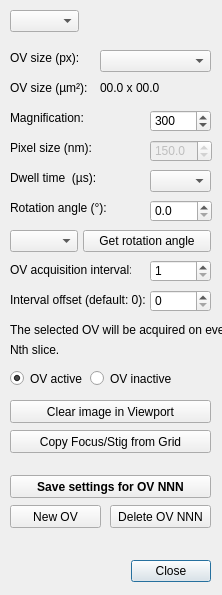
<?xml version="1.0" encoding="UTF-8"?>
<ui version="4.0">
 <class>overviewSettings</class>
 <widget class="QDialog" name="overviewSettings">
  <property name="windowModality">
   <enum>Qt::ApplicationModal</enum>
  </property>
  <property name="geometry">
   <rect>
    <x>0</x>
    <y>0</y>
    <width>222</width>
    <height>595</height>
   </rect>
  </property>
  <property name="windowTitle">
   <string>Overview Setup</string>
  </property>
  <widget class="QDialogButtonBox" name="buttonBox">
   <property name="geometry">
    <rect>
     <x>30</x>
     <y>555</y>
     <width>181</width>
     <height>32</height>
    </rect>
   </property>
   <property name="orientation">
    <enum>Qt::Horizontal</enum>
   </property>
   <property name="standardButtons">
    <set>QDialogButtonBox::Close</set>
   </property>
  </widget>
  <widget class="QLabel" name="label_7">
   <property name="geometry">
    <rect>
     <x>10</x>
     <y>110</y>
     <width>111</width>
     <height>16</height>
    </rect>
   </property>
   <property name="text">
    <string>Magnification:</string>
   </property>
  </widget>
  <widget class="QLabel" name="label_9">
   <property name="geometry">
    <rect>
     <x>10</x>
     <y>170</y>
     <width>111</width>
     <height>16</height>
    </rect>
   </property>
   <property name="text">
    <string>Dwell time  (µs):</string>
   </property>
  </widget>
  <widget class="QComboBox" name="comboBox_dwellTime">
   <property name="geometry">
    <rect>
     <x>150</x>
     <y>170</y>
     <width>61</width>
     <height>22</height>
    </rect>
   </property>
   <property name="layoutDirection">
    <enum>Qt::LeftToRight</enum>
   </property>
  </widget>
  <widget class="QLabel" name="label_rotation">
   <property name="geometry">
    <rect>
     <x>10</x>
     <y>200</y>
     <width>135</width>
     <height>16</height>
    </rect>
   </property>
   <property name="text">
    <string>Rotation angle (°):</string>
   </property>
  </widget>
  <widget class="QDoubleSpinBox" name="doubleSpinBox_rotation">
   <property name="geometry">
    <rect>
     <x>150</x>
     <y>200</y>
     <width>62</width>
     <height>22</height>
    </rect>
   </property>
   <property name="decimals">
    <number>1</number>
   </property>
   <property name="minimum">
    <double>0.000000000000000</double>
   </property>
   <property name="maximum">
    <double>360.000000000000000</double>
   </property>
   <property name="singleStep">
    <double>1.000000000000000</double>
   </property>
   <property name="value">
    <double>0.000000000000000</double>
   </property>
  </widget>
  <widget class="QComboBox" name="comboBox_inheritGrid">
   <property name="geometry">
    <rect>
     <x>10</x>
     <y>230</y>
     <width>68</width>
     <height>22</height>
    </rect>
   </property>
   <property name="toolTip">
    <string>Select grid to inherit rotation from</string>
   </property>
  </widget>
  <widget class="QPushButton" name="pushButton_inheritRotation">
   <property name="geometry">
    <rect>
     <x>83</x>
     <y>230</y>
     <width>128</width>
     <height>22</height>
    </rect>
   </property>
   <property name="toolTip">
    <string>Copy rotation angle from selected grid</string>
   </property>
   <property name="text">
    <string>Get rotation angle</string>
   </property>
  </widget>
  <widget class="QComboBox" name="comboBox_OVSelector">
   <property name="geometry">
    <rect>
     <x>10</x>
     <y>10</y>
     <width>69</width>
     <height>22</height>
    </rect>
   </property>
  </widget>
  <widget class="QComboBox" name="comboBox_frameSize">
   <property name="geometry">
    <rect>
     <x>100</x>
     <y>50</y>
     <width>111</width>
     <height>22</height>
    </rect>
   </property>
   <property name="layoutDirection">
    <enum>Qt::LeftToRight</enum>
   </property>
  </widget>
  <widget class="QLabel" name="label_10">
   <property name="geometry">
    <rect>
     <x>10</x>
     <y>50</y>
     <width>81</width>
     <height>16</height>
    </rect>
   </property>
   <property name="text">
    <string>OV size (px):</string>
   </property>
  </widget>
  <widget class="QSpinBox" name="spinBox_magnification">
   <property name="geometry">
    <rect>
     <x>150</x>
     <y>110</y>
     <width>61</width>
     <height>22</height>
    </rect>
   </property>
   <property name="minimum">
    <number>30</number>
   </property>
   <property name="maximum">
    <number>3000</number>
   </property>
   <property name="singleStep">
    <number>10</number>
   </property>
   <property name="value">
    <number>300</number>
   </property>
  </widget>
  <widget class="QLabel" name="label_frameSize">
   <property name="geometry">
    <rect>
     <x>100</x>
     <y>80</y>
     <width>71</width>
     <height>16</height>
    </rect>
   </property>
   <property name="text">
    <string>00.0 x 00.0</string>
   </property>
  </widget>
  <widget class="QLabel" name="label_4">
   <property name="geometry">
    <rect>
     <x>10</x>
     <y>80</y>
     <width>81</width>
     <height>16</height>
    </rect>
   </property>
   <property name="text">
    <string>OV size (µm²): </string>
   </property>
  </widget>
  <widget class="QLabel" name="label_oi">
   <property name="geometry">
    <rect>
     <x>10</x>
     <y>260</y>
     <width>121</width>
     <height>20</height>
    </rect>
   </property>
   <property name="text">
    <string>OV acquisition interval:</string>
   </property>
  </widget>
  <widget class="QSpinBox" name="spinBox_acqInterval">
   <property name="geometry">
    <rect>
     <x>150</x>
     <y>260</y>
     <width>61</width>
     <height>22</height>
    </rect>
   </property>
   <property name="minimum">
    <number>1</number>
   </property>
   <property name="maximum">
    <number>1000</number>
   </property>
  </widget>
  <widget class="Line" name="line">
   <property name="geometry">
    <rect>
     <x>10</x>
     <y>430</y>
     <width>201</width>
     <height>16</height>
    </rect>
   </property>
   <property name="orientation">
    <enum>Qt::Horizontal</enum>
   </property>
  </widget>
  <widget class="QLabel" name="label_expl1">
   <property name="geometry">
    <rect>
     <x>10</x>
     <y>320</y>
     <width>221</width>
     <height>20</height>
    </rect>
   </property>
   <property name="text">
    <string>The selected OV will be acquired on every</string>
   </property>
  </widget>
  <widget class="QLabel" name="label_expl2">
   <property name="geometry">
    <rect>
     <x>10</x>
     <y>340</y>
     <width>151</width>
     <height>20</height>
    </rect>
   </property>
   <property name="text">
    <string>Nth slice. </string>
   </property>
  </widget>
  <widget class="QPushButton" name="pushButton_addOV">
   <property name="geometry">
    <rect>
     <x>10</x>
     <y>505</y>
     <width>91</width>
     <height>23</height>
    </rect>
   </property>
   <property name="text">
    <string>New OV</string>
   </property>
  </widget>
  <widget class="QPushButton" name="pushButton_save">
   <property name="geometry">
    <rect>
     <x>10</x>
     <y>475</y>
     <width>201</width>
     <height>23</height>
    </rect>
   </property>
   <property name="font">
    <font>
     <weight>75</weight>
     <bold>true</bold>
    </font>
   </property>
   <property name="text">
    <string>Save settings for OV NNN</string>
   </property>
  </widget>
  <widget class="QPushButton" name="pushButton_deleteOV">
   <property name="geometry">
    <rect>
     <x>110</x>
     <y>505</y>
     <width>101</width>
     <height>23</height>
    </rect>
   </property>
   <property name="text">
    <string>Delete OV NNN</string>
   </property>
  </widget>
  <widget class="QLabel" name="label_oi_2">
   <property name="geometry">
    <rect>
     <x>10</x>
     <y>290</y>
     <width>141</width>
     <height>20</height>
    </rect>
   </property>
   <property name="text">
    <string>Interval offset (default: 0):</string>
   </property>
  </widget>
  <widget class="QSpinBox" name="spinBox_acqIntervalOffset">
   <property name="geometry">
    <rect>
     <x>150</x>
     <y>290</y>
     <width>61</width>
     <height>22</height>
    </rect>
   </property>
   <property name="minimum">
    <number>0</number>
   </property>
   <property name="maximum">
    <number>1000</number>
   </property>
   <property name="value">
    <number>0</number>
   </property>
  </widget>
  <widget class="QLabel" name="label_8">
   <property name="geometry">
    <rect>
     <x>10</x>
     <y>140</y>
     <width>111</width>
     <height>16</height>
    </rect>
   </property>
   <property name="text">
    <string>Pixel size (nm):</string>
   </property>
  </widget>
  <widget class="QDoubleSpinBox" name="doubleSpinBox_pixelSize">
   <property name="enabled">
    <bool>false</bool>
   </property>
   <property name="geometry">
    <rect>
     <x>150</x>
     <y>140</y>
     <width>62</width>
     <height>22</height>
    </rect>
   </property>
   <property name="decimals">
    <number>1</number>
   </property>
   <property name="minimum">
    <double>5.000000000000000</double>
   </property>
   <property name="maximum">
    <double>10000.000000000000000</double>
   </property>
   <property name="value">
    <double>150.000000000000000</double>
   </property>
  </widget>
  <widget class="QRadioButton" name="radioButton_inactive">
   <property name="geometry">
    <rect>
     <x>90</x>
     <y>370</y>
     <width>82</width>
     <height>17</height>
    </rect>
   </property>
   <property name="text">
    <string>OV inactive</string>
   </property>
  </widget>
  <widget class="QRadioButton" name="radioButton_active">
   <property name="geometry">
    <rect>
     <x>10</x>
     <y>370</y>
     <width>82</width>
     <height>17</height>
    </rect>
   </property>
   <property name="text">
    <string>OV active</string>
   </property>
   <property name="checked">
    <bool>true</bool>
   </property>
  </widget>
  <widget class="QPushButton" name="pushButton_clearViewportImage">
   <property name="geometry">
    <rect>
     <x>10</x>
     <y>400</y>
     <width>201</width>
     <height>23</height>
    </rect>
   </property>
   <property name="font">
    <font>
     <weight>50</weight>
     <bold>false</bold>
    </font>
   </property>
   <property name="text">
    <string>Clear image in Viewport</string>
   </property>
  </widget>
  <widget class="QPushButton" name="pushButton_copyFocusStigFromGrid">
   <property name="geometry">
    <rect>
     <x>10</x>
     <y>430</y>
     <width>201</width>
     <height>23</height>
    </rect>
   </property>
   <property name="text">
    <string>Copy Focus/Stig from Grid</string>
   </property>
  </widget>
 </widget>
 <tabstops>
  <tabstop>comboBox_OVSelector</tabstop>
  <tabstop>comboBox_frameSize</tabstop>
  <tabstop>spinBox_magnification</tabstop>
  <tabstop>comboBox_dwellTime</tabstop>
  <tabstop>doubleSpinBox_rotation</tabstop>
  <tabstop>comboBox_inheritGrid</tabstop>
  <tabstop>pushButton_inheritRotation</tabstop>
  <tabstop>spinBox_acqInterval</tabstop>
  <tabstop>spinBox_acqIntervalOffset</tabstop>
  <tabstop>pushButton_save</tabstop>
  <tabstop>pushButton_addOV</tabstop>
  <tabstop>pushButton_deleteOV</tabstop>
 </tabstops>
 <resources/>
 <connections>
  <connection>
   <sender>buttonBox</sender>
   <signal>accepted()</signal>
   <receiver>overviewSettings</receiver>
   <slot>accept()</slot>
   <hints>
    <hint type="sourcelabel">
     <x>248</x>
     <y>254</y>
    </hint>
    <hint type="destinationlabel">
     <x>157</x>
     <y>274</y>
    </hint>
   </hints>
  </connection>
  <connection>
   <sender>buttonBox</sender>
   <signal>rejected()</signal>
   <receiver>overviewSettings</receiver>
   <slot>reject()</slot>
   <hints>
    <hint type="sourcelabel">
     <x>316</x>
     <y>260</y>
    </hint>
    <hint type="destinationlabel">
     <x>286</x>
     <y>274</y>
    </hint>
   </hints>
  </connection>
 </connections>
</ui>
